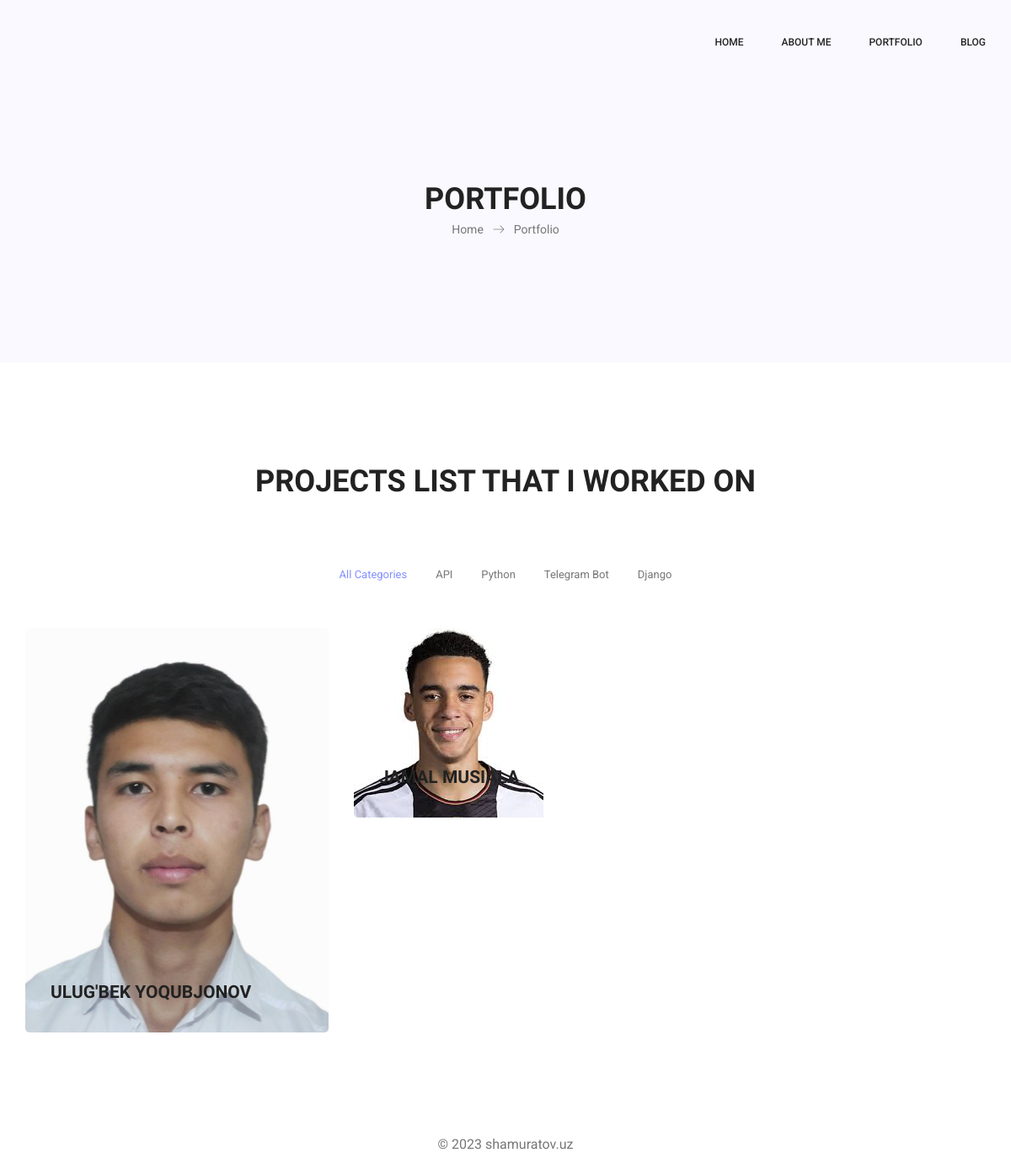
The app's page /portfolio with its own data.
### app/models.py (models this page shows, shortened)
class Category(models.Model):
 name = models.CharField(max_length=50)

class Profile(models.Model):
 full_name = models.CharField(max_length=50, verbose_name="To'liq ism")
 bio = models.TextField()
 image = models.ImageField(upload_to='profile')
 link = models.URLField()

### app/views.py (the view)
# urls.py: path('portfolio', portfolio)
def portfolio(request):
    portfolio = Profile.objects.all()
    categories = Category.objects.all()
    return render(request, 'portfolio.html',
                   {
                     'portfolio': portfolio,
                     'categories': categories
                     })

### templates/portfolio.html (shortened to what this page needs)
{% extends "base.html" %}
{% load static %}
{% load bootstrap5 %}
{% block content %}
        <section class="banner_area">
            <div class="banner_inner d-flex align-items-center">
				<div class="container">
					<div class="banner_content text-center">
						<h2>Portfolio</h2>
						<div class="page_link">
							<a href="index.html">Home</a>
							<a href="portfolio.html">Portfolio</a>
						</div>
					</div>
				</div>
            </div>
        </section>
        <section class="projects_area p_120">
        	<div class="container">
        		<div class="main_title">
					<h2>Projects list that I worked on</h2>
				</div>
        		<div class="projects_fillter">
					<ul class="filter list">
						<li class="active" data-filter="*"><a href="#">All Categories</a></li>
                        {% for cat in categories %}
						<li data-filter=".{{ cat.name }}"><a href="#">{{ cat.name }}</a></li>
                        {% endfor %}
					</ul>
				</div>
				<div class="projects_inner row">
                    {% for project in portfolio %}
					<div class="col-lg-4 col-sm-6 {% for cat in project.category_id.all %} {{ cat }} {% endfor %}">
						<div class="projects_item">
							<img class="img-fluid" src="{{ project.image.url }}" alt="">
							<div class="projects_text">
								<a href="{{ project.get_absolute_url }}"><h4>{{ project.full_name }}</h4></a>
							</div>
						</div>
					</div>
                    {% endfor %}
				</div>
        	</div>
        </section>
{% endblock %}

### records on screen
Category: name "API"
Category: name "Python"
Category: name "Telegram Bot"
Category: name "Django"
Profile: image (picture), full_name "ULUG'BEK YOQUBJONOV"
Profile: image (picture), full_name "JAMAL MUSIALA"
